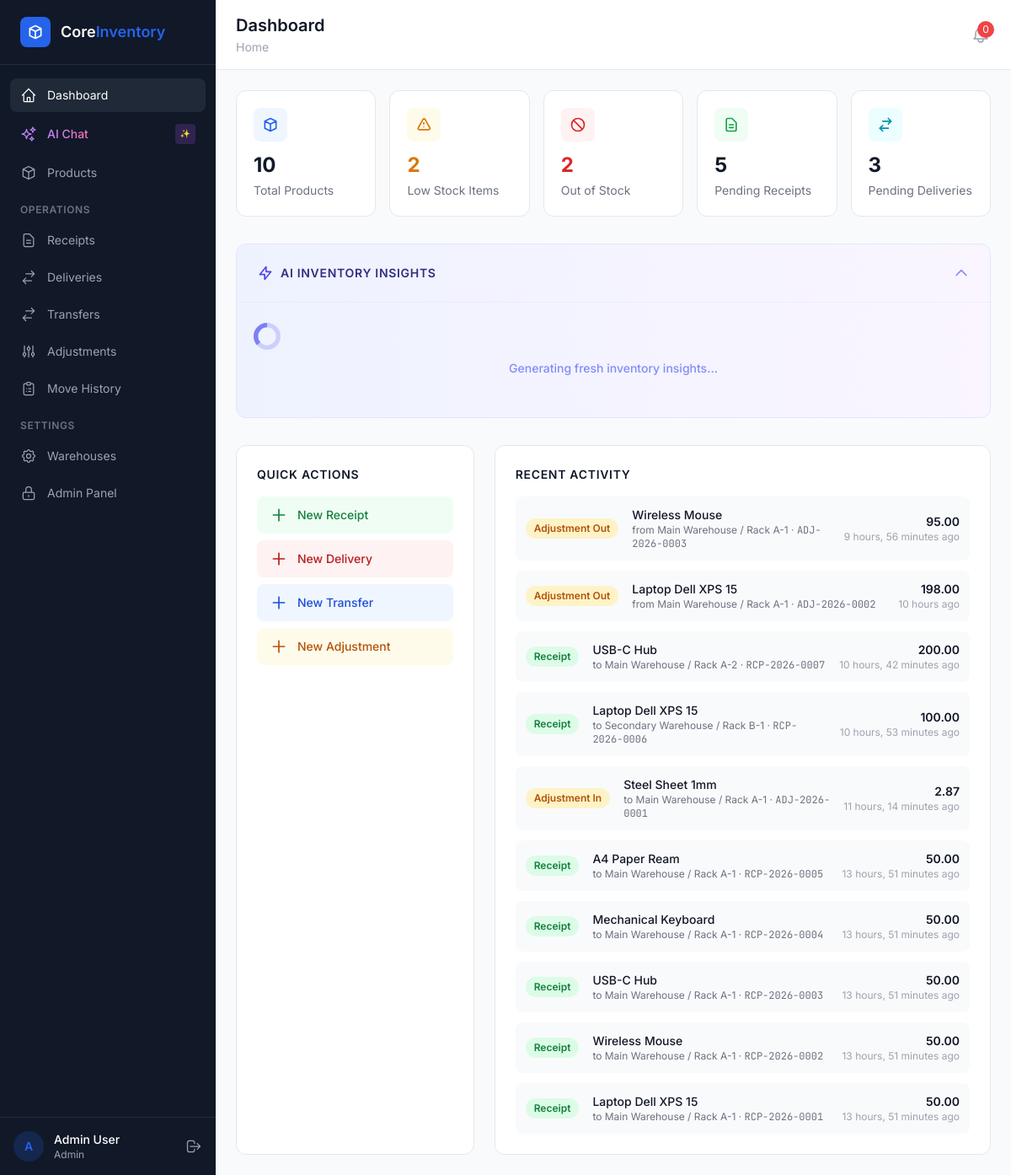
Page /dashboard/ (signed in) on the earlier database version.
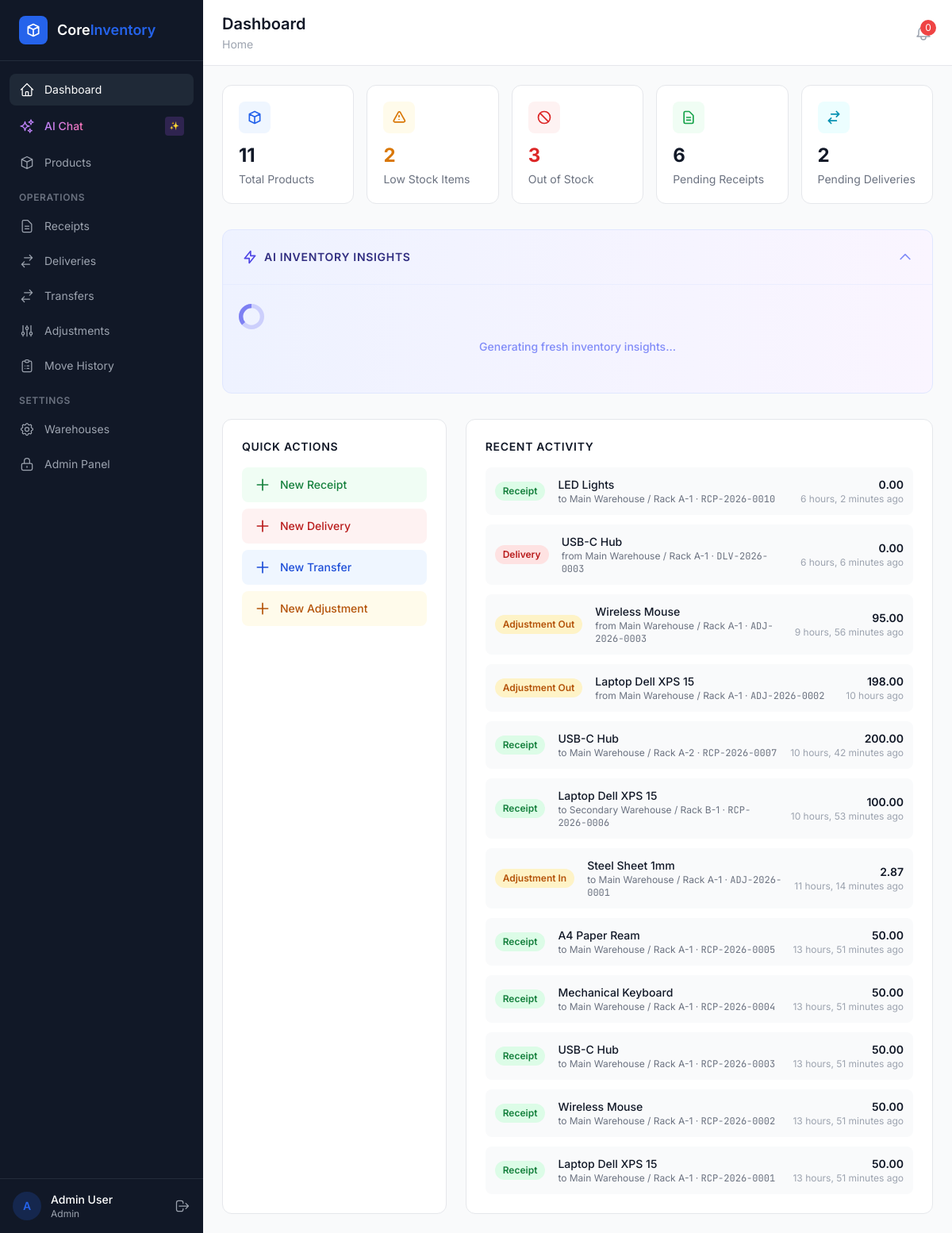
Same page on the later database version.
### apps/ledger/models.py (models this page shows, shortened)
class StockMove(models.Model):
    MOVE_TYPE_CHOICES = [
        ('receipt', 'Receipt'),
        ('delivery', 'Delivery'),
        ('transfer_out', 'Transfer Out'),
        ('transfer_in', 'Transfer In'),
        ('adjustment_in', 'Adjustment In'),
        ('adjustment_out', 'Adjustment Out'),
    ]
    product = models.ForeignKey(
        'products.Product',
        on_delete=models.PROTECT,
        related_name='stock_moves',
    )
    from_location = models.ForeignKey(
        'warehouses.Location',
        on_delete=models.SET_NULL,
        null=True,
        blank=True,
        related_name='moves_out',
    )
    to_location = models.ForeignKey(
        'warehouses.Location',
        on_delete=models.SET_NULL,
        null=True,
        blank=True,
        related_name='moves_in',
    )
    quantity = models.DecimalField(
        max_digits=12, decimal_places=2,
        help_text='Always positive',
    )
    move_type = models.CharField(max_length=20, choices=MOVE_TYPE_CHOICES)
    reference_type = models.CharField(
        max_length=50,
        help_text='e.g. Receipt, Delivery, Transfer, Adjustment',
    )
    reference_id = models.PositiveIntegerField(
        help_text='Links to source document PK',
    )
    reference_ref = models.CharField(
        max_length=20,
        help_text='e.g. RCP-2026-0042',
    )
    notes = models.TextField(blank=True)
    created_by = models.ForeignKey(
        settings.AUTH_USER_MODEL,
        on_delete=models.PROTECT,
        related_name='stock_moves',
    )
    created_at = models.DateTimeField(auto_now_add=True)
    class Meta:
        ordering = ['-created_at']

### apps/products/models.py (models this page shows, shortened)
class Product(models.Model):
    name = models.CharField(max_length=255)
    sku = models.CharField(
        max_length=20,
        unique=True,
        blank=True,
        help_text='Auto-generated if blank: PRD-XXXXXX',
    )
    category = models.ForeignKey(
        ProductCategory,
        on_delete=models.SET_NULL,
        null=True,
        blank=True,
        related_name='products',
    )
    unit = models.ForeignKey(
        UnitOfMeasure,
        on_delete=models.PROTECT,
        related_name='products',
    )
    description = models.TextField(blank=True)
    image = models.ImageField(upload_to='products/', blank=True, null=True)
    reorder_point = models.DecimalField(
        max_digits=12, decimal_places=2, default=0,
        help_text='Low stock threshold',
    )
    is_active = models.BooleanField(default=True)
    created_at = models.DateTimeField(auto_now_add=True)
    updated_at = models.DateTimeField(auto_now=True)
    class Meta:
        ordering = ['name']

### apps/warehouses/models.py (models this page shows, shortened)
class Location(models.Model):
    warehouse = models.ForeignKey(
        Warehouse,
        on_delete=models.CASCADE,
        related_name='locations',
    )
    name = models.CharField(max_length=255, help_text='e.g. Rack A-3, Production Floor')
    coordinates = models.CharField(max_length=100, blank=True, help_text='Optional coordinates')
    is_active = models.BooleanField(default=True)
    class Meta:
        ordering = ['warehouse', 'name']
    def __str__(self):
        return f'{self.warehouse.name} / {self.name}'

class Warehouse(models.Model):
    name = models.CharField(max_length=255)
    address = models.TextField(blank=True)
    is_active = models.BooleanField(default=True)
    class Meta:
        ordering = ['name']

### apps/dashboard/views.py (the view)
# urls.py: path('', views.dashboard_view, name='index'),
@login_required
def dashboard_view(request):
    total_products = Product.objects.filter(is_active=True).count()
    products_with_stock = Product.objects.filter(is_active=True).annotate(
        total_qty=Coalesce(Sum('stock_records__quantity'), Value(0, output_field=DecimalField()))
    )
    low_stock_count = 0
    out_of_stock_count = 0
    for product in products_with_stock:
        if product.total_qty <= 0:
            out_of_stock_count += 1
        elif product.total_qty <= product.reorder_point:
            low_stock_count += 1
    pending_receipts = Receipt.objects.filter(
        status__in=['draft', 'waiting', 'ready']
    ).count()
    pending_deliveries = Delivery.objects.filter(
        status__in=['draft', 'waiting', 'ready']
    ).count()
    recent_moves = StockMove.objects.select_related(
        'product', 'from_location', 'to_location', 'created_by'
    ).order_by('-created_at')[:15]
    ai_insights = Notification.objects.filter(
        user=request.user,
        type='ai_insight'
    ).order_by('-created_at')
    context = {
        'total_products': total_products,
        'low_stock_count': low_stock_count,
        'out_of_stock_count': out_of_stock_count,
        'pending_receipts': pending_receipts,
        'pending_deliveries': pending_deliveries,
        'recent_moves': recent_moves,
        'ai_insights': ai_insights,
    }
    if hasattr(request, 'htmx') and request.htmx:
        return render(request, 'dashboard/partials/kpis.html', context)
    return render(request, 'dashboard/index.html', context)

### apps/access/templatetags/access_tags.py (called while the page is built)
@register.simple_tag
def has_permission(user, codename):
    return has_user_permission(user, codename)

### templates/dashboard/index.html (shortened to what the changed rows need)
{% extends "base.html" %}
{% load access_tags %}
{% block page_title %}Dashboard{% endblock %}
{% block content %}
<div id="kpi-row" class="grid grid-cols-1 md:grid-cols-3 lg:grid-cols-5 gap-4 mb-8"
     hx-get="/dashboard/kpis/" hx-trigger="every 60s" hx-target="#kpi-row" hx-swap="innerHTML">
    {% include "dashboard/partials/kpis.html" %}
</div>
<div class="grid grid-cols-1 lg:grid-cols-3 gap-6">
            {% has_permission request.user 'can_create_receipt' as can_receipt %}
            {% has_permission request.user 'can_create_delivery' as can_delivery %}
            {% has_permission request.user 'can_create_transfer' as can_transfer %}
            {% has_permission request.user 'can_create_adjustment' as can_adjust %}
    <div class="lg:col-span-2 bg-white rounded-xl border border-gray-200 p-6">
        {% if recent_moves %}
        <div class="space-y-3">
            {% for move in recent_moves %}
            <div class="flex items-center gap-4 p-3 rounded-lg bg-gray-50 hover:bg-gray-100 transition-colors">
                <span class="inline-flex items-center px-2.5 py-1 rounded-full text-xs font-semibold
                    {% if move.move_type == 'receipt' %}bg-green-100 text-green-700
                    {% elif move.move_type == 'delivery' %}bg-red-100 text-red-700
                    {% elif move.move_type == 'transfer_in' or move.move_type == 'transfer_out' %}bg-blue-100 text-blue-700
                    {% else %}bg-amber-100 text-amber-700{% endif %}">
                    {{ move.get_move_type_display }}
                </span>
                <div class="flex-1 min-w-0">
                    <p class="text-sm font-medium text-gray-900 truncate">{{ move.product.name }}</p>
                    <p class="text-xs text-gray-500">
                        {% if move.from_location %}from {{ move.from_location }}{% endif %}
                        {% if move.to_location %}to {{ move.to_location }}{% endif %}
                        · <span class="font-mono">{{ move.reference_ref }}</span>
                    </p>
                </div>
                <div class="text-right">
                    <p class="text-sm font-semibold text-gray-900">{{ move.quantity }}</p>
                    <p class="text-xs text-gray-400">{{ move.created_at|timesince }} ago</p>
                </div>
            </div>
            {% endfor %}
        </div>
        {% endif %}
    </div>
</div>
{% endblock %}

Differences in the rows shown:
added StockMove: move_type "Receipt", product.name "LED Lights", to_location "Main Warehouse / Rack A-1", reference_ref "RCP-2026-0010", quantity "0.00", created_at "6 hours, 2 minutes"
added StockMove: move_type "Delivery", product.name "USB-C Hub", from_location "Main Warehouse / Rack A-1", reference_ref "DLV-2026-0003", quantity "0.00", created_at "6 hours, 6 minutes"
Other differences:
{{ total_products }}: "10" → "11"
{{ out_of_stock_count }}: "2" → "3"
{{ pending_receipts }}: "5" → "6"
{{ pending_deliveries }}: "3" → "2"
